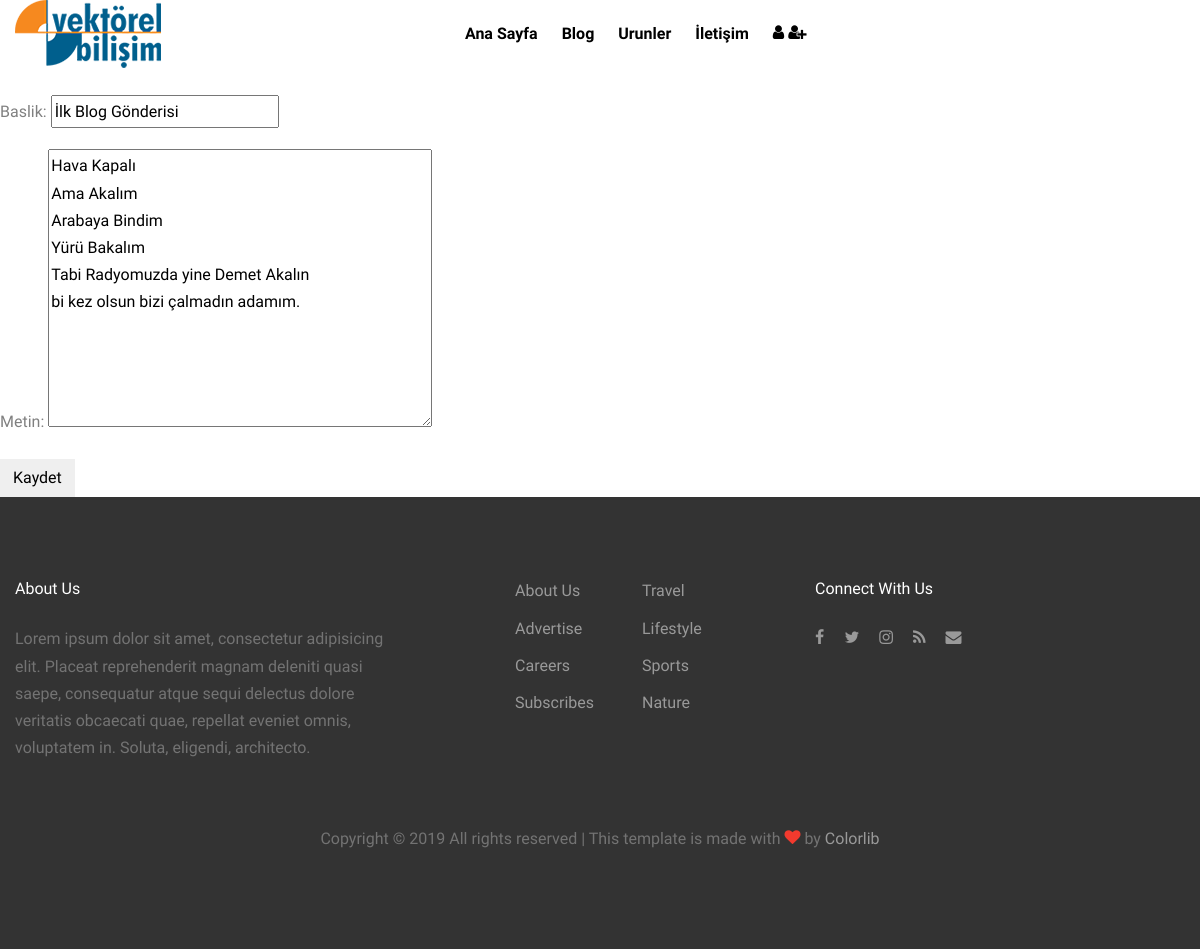
Screenshot of /blog/detay/1/duzenle with the database file from the repository.
### Blog/models.py (models this page shows, shortened)
class Gonderi(models.Model):
   yazar = models.ForeignKey('auth.User',on_delete=models.CASCADE)
   baslik = models.CharField(max_length=200)
   metin = models.TextField()
   olusturma_zaman = models.DateTimeField(default=timezone.now)
   yayim_zamani = models.DateTimeField(blank=True,null=True)

### Blog/views.py (the view)
# urls.py: path('detay/<int:pk>/duzenle',views.gonderi_duzenle,name='gonderi_duzenle')
def gonderi_duzenle(request, pk):
    gonderi = get_object_or_404(Gonderi,pk=pk)
    if request.method == "POST":
        forms = GonderiForm(request.POST,instance = gonderi)
        if forms.is_valid():
            gonderi = forms.save(commit=False)
            ben = User.objects.get(username="admin")
            gonderi.yazar = ben
            gonderi.save()
            return redirect('gonderi_detay',pk = gonderi.pk)
    else:
        form = GonderiForm(instance=gonderi)
    return render(request,'Blog/yeni_gonderi.html',{'form':form})

### Blog/forms.py
class GonderiForm(forms.ModelForm):
    class Meta:
        model = Gonderi
        fields = ("baslik","metin")

### templates/Blog/yeni_gonderi.html
{% extends "base.html" %}
{% block content %}
 <form method="POST" class="post-form">
 <br> {% csrf_token %}
        {{ form.as_p }}
        <button type="submit" class="save btn btn-default">Kaydet</button>
    </form>
{% endblock content %}

### static/css/style.css (style rules this page uses)
body { line-height: 1.7; color: gray; font-weight: 300; font-size: 1rem; background: #fff; font-family: "Muli", -apple-system, BlinkMacSystemFont, "Segoe UI", Roboto, "Helvetica Neue", Arial, sans-serif, "Apple Color Emoji", "Segoe UI Emoji", "Segoe UI Symbol", "Noto Color Emoji"; }
.btn { border-radius: 0; }

### rows the page displays
Gonderi: baslik "İlk Blog Gönderisi", metin "Hava Kapalı Ama Akalım Arabaya Bindim Yürü Bakalım Tabi Radyomuzda yine Demet Akalın bi kez olsun bizi çalmadın adamım."
